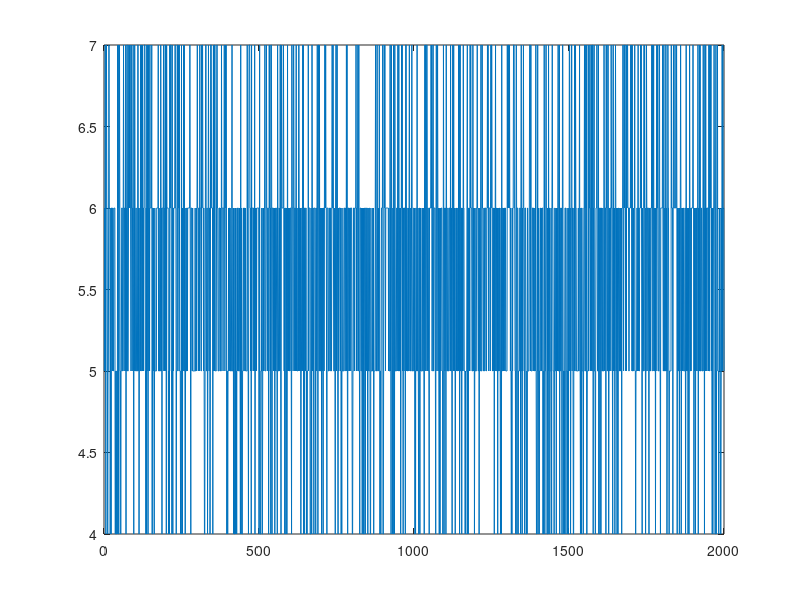

The MATLAB source for this figure:
clear all; close all; clc;

nA = 4; nB=3; sP = nA+nB % total number of particles
t=2; k1=0.2; k2=0.2;

% rnl = randomNumberList
%rnl = [0.800, 0.801, 0.752, 0.661, 0.169, 0.956, 0.949,...
%    0.003, 0.201, 0.291, 0.615, 0.131, 0.241, 0.685, 0.116, 0.241, 0.849];

%n = length(rnl)
k1t = k1*t;
k2t=k2*t;

S = []; % Storing the number of nB after each time step

for j=1:2000 % Number of iteration until reaching t_max = 2000
for i=1: sP
    rnl = rand(1,1)
    if (rnl < nA/(nA+nB)) && (rnl<k1t) % This particle is A
        nA = nA-1;
        nB=nB+1;
    elseif (rnl >= nA/(nA+nB)) && (rnl < k2t) %This particle is B
        nA = nA+1;
        nB = nB-1;
    end
end

S = [S nB];
end

disp('The number of B-particle after t_max time step is')
nB

plot(S,'-')
%plot(linspace(1,2000,2000),S,'*')